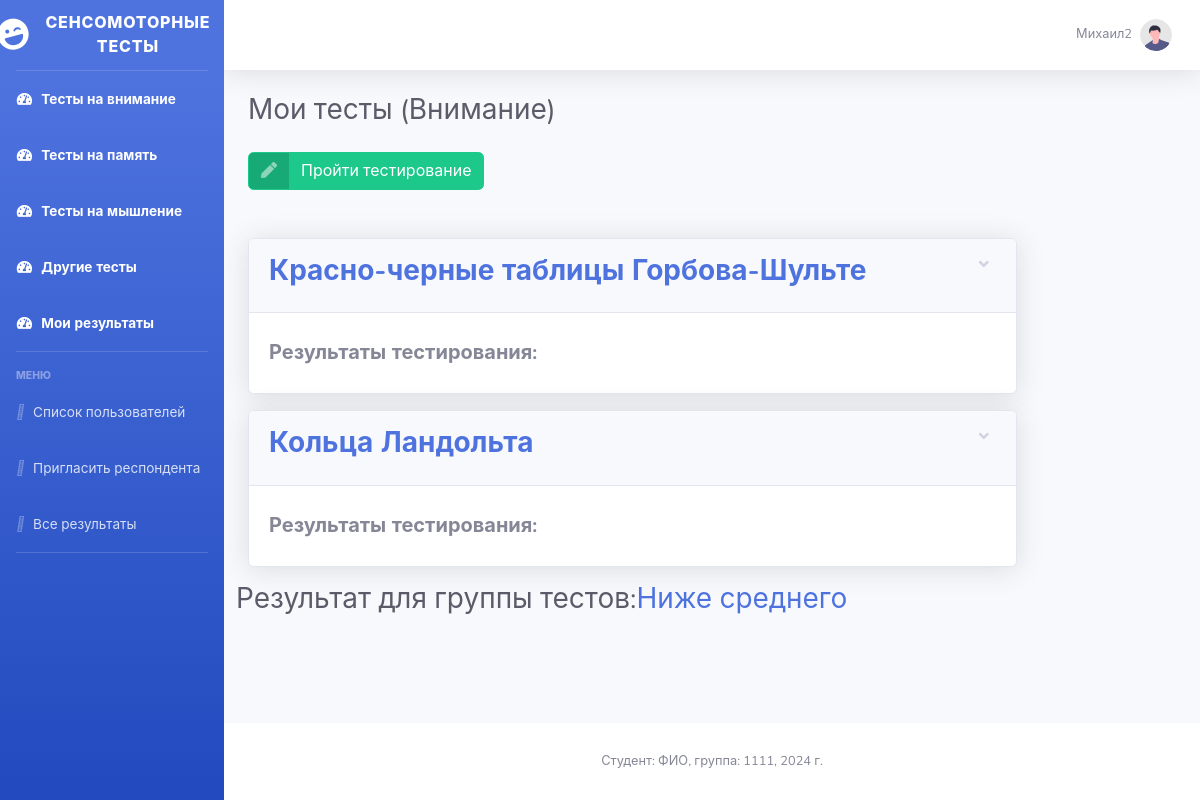
/main.php (signed in), run on the app's committed database.
### tables this page shows
CREATE TABLE `users` (
  `id` bigint NOT NULL AUTO_INCREMENT,
  `name` varchar(255) NOT NULL,
  `second_name` varchar(255) NOT NULL,
  `email` varchar(255) NOT NULL,
  `password` varchar(255) NOT NULL,
  `status` tinyint NOT NULL,
  `invitation_link` varchar(255) DEFAULT NULL,
  `age` int DEFAULT NULL,
  `sex` tinyint(1) DEFAULT NULL,
  UNIQUE KEY `id` (`id`)
);

CREATE TABLE `test_categories` (
  `id` int NOT NULL AUTO_INCREMENT,
  `name` varchar(255) NOT NULL,
  PRIMARY KEY (`id`)
);

CREATE TABLE `tests` (
  `id` bigint NOT NULL AUTO_INCREMENT,
  `title` varchar(255) DEFAULT NULL,
  `link` varchar(255) DEFAULT NULL,
  `category_id` int DEFAULT NULL,
  `measure` varchar(10) DEFAULT NULL,
  `time` int DEFAULT NULL,
  UNIQUE KEY `id` (`id`)
);

### scripts/gates.php (called while the page is built, shortened)
<?php
function getCurrentUser(){
    $pdo = getPDO();
    $user = null;
    if(isset($_COOKIE['auth_email'])) {
        $email = $_COOKIE['auth_email'];
        $result = $pdo->query("SELECT * FROM users WHERE email = '$email'");
        $user = $result->fetch(PDO::FETCH_ASSOC);
    }
    return $user;
}

### scripts/get_user_tests.php (called while the page is built, shortened)
<?php
require_once __DIR__."/gates.php";
function getAllTestsResults($category_id){
    $pdo = getPDO();
    $sql = "SELECT * FROM tests WHERE tests.category_id = $category_id";
    $result = $pdo->query($sql);
    $tests = $result->fetchAll(PDO::FETCH_ASSOC);
    foreach($tests as $key => $test){
        $result = $pdo->query("SELECT * FROM user_test_results WHERE user_test_results.test_id = {$test['id']}");
        $tests[$key]['results'] = $result->fetchAll(PDO::FETCH_ASSOC);
    }
    return $tests;
}
function getTestsForUser($id, $category_id){
    $pdo = getPDO();
    if($category_id == 4) {
        $sql = "SELECT * FROM user_tests, tests WHERE
                                    user_tests.user_id = $id AND
                                    user_tests.test_id = tests.id  AND
                                    tests.category_id = $category_id
                                    ORDER BY user_tests.order_for_user";
    } else if($category_id == 0){
        $sql = "SELECT * FROM tests";
    }
    else {
        $sql = "SELECT * FROM tests WHERE category_id = $category_id";
    }
    $result = $pdo->query($sql);
    $tests = $result->fetchAll(PDO::FETCH_ASSOC);
    foreach($tests as $key => $test){
        $result = $pdo->query("SELECT * FROM user_test_results WHERE user_test_results.user_id = $id AND user_test_results.test_id = {$test['id']}");
        $tests[$key]['results'] = $result->fetchAll(PDO::FETCH_ASSOC);
    }
    return $tests;
}
function getTestsForCurrentUser($category_id){
    $id = getCurrentUser()['id'];
    return getTestsForUser($id, $category_id);
}
function getCategory($id){
    $pdo = getPDO();
    $result = $pdo->query("SELECT * FROM test_categories WHERE id = $id");
    $test = $result->fetch();
    return $test;
}
function getAVGForTestsArray($tests){
    $sum = [];
    $count = [];
    if(count($tests) == 0)
        return 0;
    foreach ($tests as $test){
        if(isset($sum[$test['complexity']])) {
            $sum[$test['complexity']] += $test['result'];
            $count[$test['complexity']] += 1;
        } else {
            $sum[$test['complexity']] = $test['result'];
            $count[$test['complexity']] = 1;
        }
    }
    foreach ($sum as  $key => $item) {
        $sum[$key] /= $count[$key];
    }
    $min = min($sum);
    $max = max($sum);
    $diff = $max - $min;
    $res = array_map(function($v) use ($min, $diff, $max, $sum) {
        if($diff != 0)
            return (($v - $min)*$min) / $diff+$min;
        else
            return $min/count($sum);
        }, $sum);
    return array_sum($res) / count($res);
}

### main.php (the view, shortened to what this page needs)
<?php
require_once "scripts/gates.php";
require_once "scripts/get_user_tests.php";
$category_id = 1;
$tests = getTestsForCurrentUser($category_id);
$all_tests = getAllTestsResults($category_id);
$sum = 0;
$count = 0;
foreach ($tests as $test){
    $sum += getAVGForTestsArray($test['results']);
    $count ++;
}
if($count == 0)
    $avgUser = 0;
else
    $avgUser = $sum/$count;
$sum = 0;
$count = 0;
foreach ($all_tests as $test){
    $sum += getAVGForTestsArray($test['results']);
    $count ++;
}
if(count($test['results']) == 0)
    $avgAll = 1;
else
    $avgAll = $sum/$count;
$category = getCategory($category_id);
?>
<!DOCTYPE html>
<html lang="en">
<head>
    <link href="vendor/fontawesome-free/css/all.min.css" rel="stylesheet" type="text/css">
    <link href="css/sb-admin-2.min.css" rel="stylesheet">
</head>
<body id="page-top">
    <div id="wrapper">
        <?php include("scripts/menu.php") ?>
        <div id="content-wrapper" class="d-flex flex-column">
            <div id="content">
                <?php include("scripts/menu_top.php") ?>
                <div class="container-fluid">
                    <div class="d-sm-flex align-items-center justify-content-between mb-4">
                        <h1 class="h3 mb-0 text-gray-800">Мои тесты (<?= $category['name'] ?>)</h1>
                    </div>
                    <a href="tests/test.php?category=<?= ($category['id'] ?? "") ?>&id=<?= (isset($tests[0]['id'])?$tests[0]['id']:"") ?>" class="btn btn-success btn-icon-split mb-5">
                                                    <span class="icon text-white-50">
                                                        <i class="fas fa-pen"></i>
                                                    </span>
                        <span class="text">Пройти тестирование</span>
                    </a>
                    <div class="row">
                        <div class="col-lg-10 col-md-10 col-sm-12">
                            <?php foreach ($tests as $test): ?>
                            <div class="card shadow mb-3">
                            <a href="#collapseCardExample<?= $test['id'] ?>" class="d-block card-header py-3" data-toggle="collapse"
                               role="button" aria-expanded="true" aria-controls="collapseCardExample">
                                <h3 class="m-6 font-weight-bold text-primary"><?= $test['title'] ?></h3>
                            </a>
                            <div class="collapse show" id="collapseCardExample<?= $test['id'] ?>">
                                <div class="card-body">
                                    <h5 class="font-weight-bold mt-2">Результаты тестирования:</h5>
                                </div>
                            </div>
                        </div>
                            <?php  endforeach; ?>
                        </div>
                    </div>
                    <div class="row">
                        <div class="d-sm-flex align-items-center justify-content-between mb-4">
                            <h1 class="h3 mb-0 text-gray-800">Результат для группы тестов: </h1>
                            <h2 class="h3 mb-0 text-primary">
                                <?php
                                    if($avgAll > $avgUser){
                                        echo "Ниже среднего";
                                    } else if($avgAll == $avgUser){
                                        echo "Средний";
                                    } else {
                                        echo "Выше среднего";
                                    }
                                ?>
                            </h2>
                        </div>
                    </div>
                </div>
            </div>
            <footer class="sticky-footer bg-white">
                <div class="container my-auto">
                    <div class="copyright text-center my-auto">
                        <span>Студент: ФИО, группа: 1111, 2024 г.</span>
                    </div>
                </div>
            </footer>
        </div>
    </div>
</body>
</html>

### scripts/menu_top.php (shortened to what this page needs)
<nav class="navbar navbar-expand navbar-light bg-white topbar mb-4 static-top shadow">
    <ul class="navbar-nav ml-auto">
        <li class="nav-item dropdown no-arrow">
            <a class="nav-link dropdown-toggle" href="#" id="userDropdown" role="button"
               data-toggle="dropdown" aria-haspopup="true" aria-expanded="false">
                <span class="mr-2 d-none d-lg-inline text-gray-600 small"><?= getCurrentUser()['name'] ?></span>
                <img class="img-profile rounded-circle"
                     src="/img/undraw_profile.svg">
            </a>
        </li>
    </ul>
</nav>

### data on the page
users: name "Михаил2"
test_categories: name "Внимание"
tests: title "Красно-черные таблицы Горбова-Шульте"
tests: title "Кольца Ландольта"
